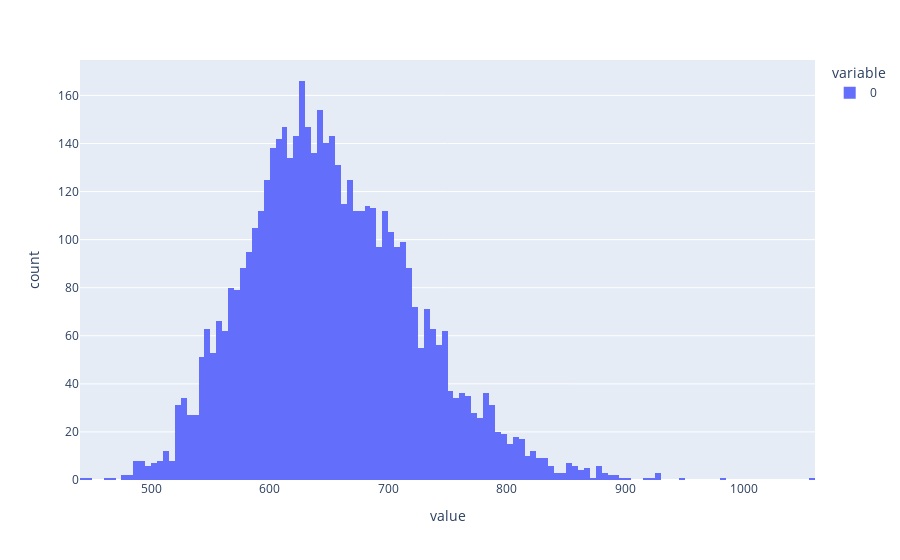

The code cell stored with this chart in its notebook:
### Code cell
px.histogram(sample_means50)

### Figure 1 — Plotly figure (JSON) as saved in the notebook; plotly's stock layout.template omitted (floating-point values rounded to 4 significant figures; data arrays with more than 128 entries replaced by an {"elided": "..."} marker saying what was removed)
{"data": [{"alignmentgroup": "True", "bingroup": "x", "hovertemplate": "variable=0<br>value=%{x}<br>count=%{y}<extra></extra>", "legendgroup": "0", "marker": {"color": "#636efa", "pattern": {"shape": ""}}, "name": "0", "offsetgroup": "0", "orientation": "v", "showlegend": true, "type": "histogram", "x": {"elided": "5000 float values"}, "xaxis": "x", "yaxis": "y"}], "layout": {"barmode": "relative", "legend": {"title": {"text": "variable"}, "tracegroupgap": 0}, "margin": {"t": 60}, "xaxis": {"anchor": "y", "domain": [0, 1], "title": {"text": "value"}}, "yaxis": {"anchor": "x", "domain": [0, 1], "title": {"text": "count"}}}}
